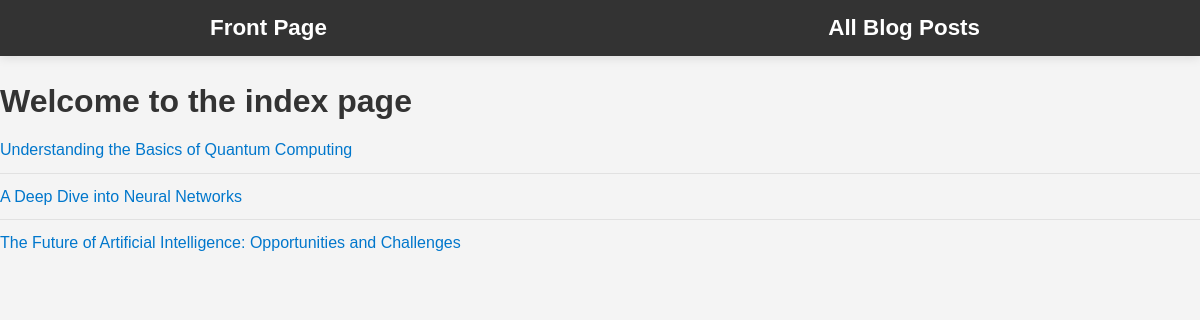
Before: / with the older database file.
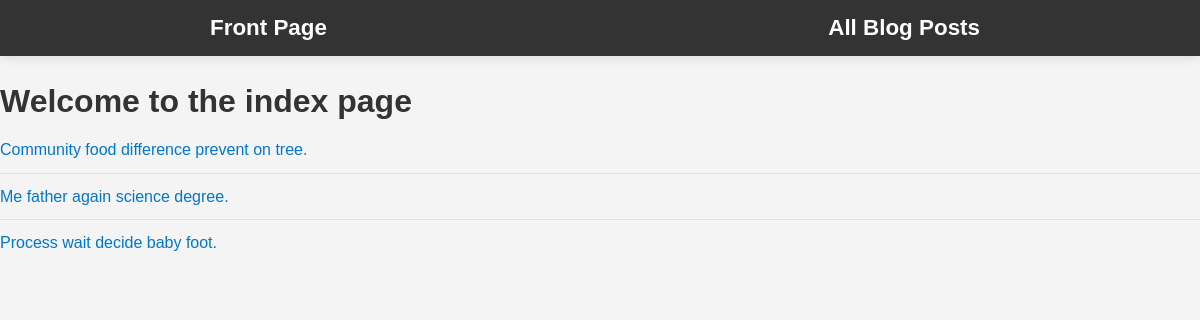
After: the same page with the newer database file.
### blog_posts/models.py (models this page shows, shortened)
class BlogPost(models.Model):
    title = models.CharField(max_length=255)
    content = models.TextField()
    author = models.CharField(max_length=255)
    date_posted = models.DateField()
    slug = models.SlugField(unique=True, blank=True)

### blog_posts/views.py (the view)
# urls.py: path("", views.index, name="index"),
def index(request):
    posts = BlogPost.objects.all()[0:3]
    return render(
        request,
        "blog_posts/index.html",
        {
            "title": "Index",
            "posts": posts,
        },
    )

### blog_posts/templates/blog_posts/index.html
{% extends "base.html" %}
{% load static %}
{% block head %}
<link rel="stylesheet" href="{% static 'blog_posts/styles.css' %}">
{% endblock %}
{% block content %}
{% include 'blog_posts/navigation.html' %}
<h1>Welcome to the index page</h1>
<ul>
    {% for post in posts %}
    <li>
        <a href="{% url 'blog_post' post.slug %}">{{ post.title }}</a>
    </li>
    {% endfor %}
</ul>
{% endblock %}

### templates/base.html (shortened to what this page needs)
{% load static %}
<!DOCTYPE html>
<html lang="en">
<head>
    <link rel="stylesheet" href="{% static 'base.css' %}">
    {% block head %}
    {% endblock %}
</head>
<body>
    {% block content %}{% endblock %}
</body>
</html>

### blog_posts/templates/blog_posts/navigation.html
<header>
    <nav class="navbar">
        <h1><a href="{% url 'index' %}">Front Page</a></h1>
        <h1><a href="{% url 'posts' %}">All Blog Posts</a></h1>
    </nav>
</header>

### static/base.css (style rules this page uses)
body, h1, h2, h3, p, ul, ol, li, figure, figcaption, blockquote { margin: 0; padding: 0; }
body { font-family: 'Arial', sans-serif; background-color: green; color: #333; line-height: 1.6; }
header, nav, main, footer { margin-bottom: 20px; }
header { background: #50b3a2; color: #fff; text-align: center; padding: 10px 0; }
header h1 { margin: 0; }
nav a { color: #333; text-decoration: none; padding: 5px 10px; border-radius: 4px; transition: background-color 0.3s; }

### blog_posts/static/blog_posts/styles.css (style rules this page uses)
body { font-family: 'Arial', sans-serif; background-color: #f4f4f4; color: #333; line-height: 1.6; margin: 0; padding: 0; }
a { color: #0077cc; text-decoration: none; }
ul { list-style-type: none; padding: 0; }
li { padding: 10px 0; border-bottom: 1px solid #e1e1e1; }
li:last-child { border-bottom: none; }
nav { margin-bottom: 20px; }
nav a { margin-right: 10px; font-weight: bold; color: #333; }
header { background-color: #333; padding: 10px 0; box-shadow: 0px 2px 10px rgba(0, 0, 0, 0.1); }
.navbar { max-width: 800px; margin: 0 auto; display: flex; justify-content: space-between; align-items: center; }
.navbar h1 { margin: 0; font-size: 1.4em; }
.navbar a { color: #fff; text-decoration: none; transition: color 0.2s; }

Changed rows visible on the page:
removed BlogPost: title "Understanding the Basics of Quantum Computing"
removed BlogPost: title "A Deep Dive into Neural Networks"
removed BlogPost: title "The Future of Artificial Intelligence: Opportunities and Challenges"
added BlogPost: title "Community food difference prevent on tree."
added BlogPost: title "Me father again science degree."
added BlogPost: title "Process wait decide baby foot."
